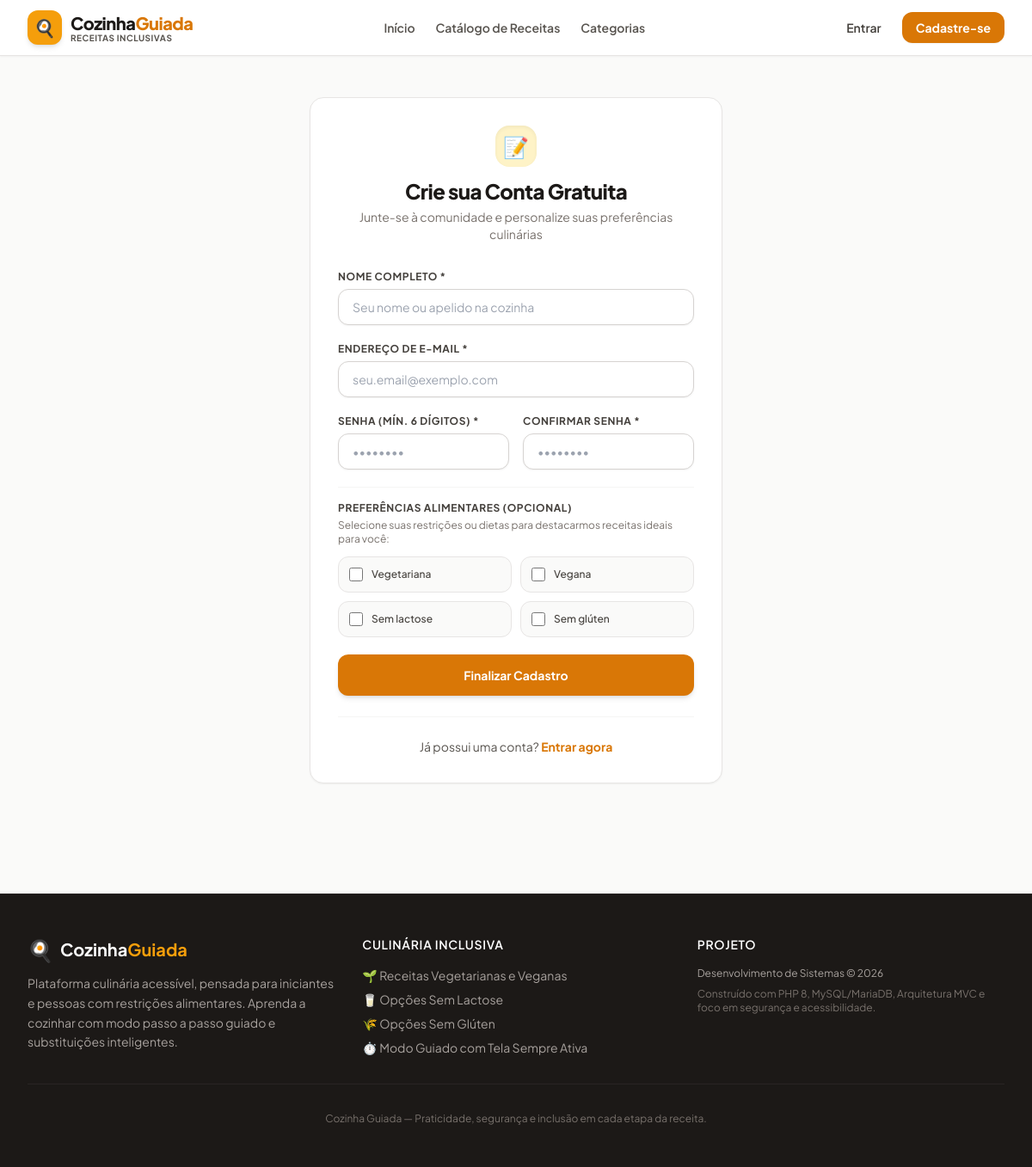
Page /cadastro on the committed database.
### tables this page shows
CREATE TABLE `compatibilidades_alimentares` (
  `id` INT AUTO_INCREMENT PRIMARY KEY,
  `nome` VARCHAR(60) NOT NULL UNIQUE,  
  `slug` VARCHAR(60) NOT NULL UNIQUE,
  `descricao` VARCHAR(255) NULL
);

### src/Controllers/AuthController.php (called while the page is built, shortened)
<?php
require_once CONFIG_PATH . '/constants.php';
require_once SRC_PATH . '/Services/AuthService.php';
class AuthController {
    private AuthService $authService;
    public function __construct() {
        $this->authService = new AuthService();
    }
    public function showRegister(): void {
        $compatibilidades = $this->authService->getAllCompatibilidades();
        require_once VIEWS_PATH . '/auth/register.php';
    }
}

### config/constants.php (called while the page is built, shortened)
<?php
function env(string $key, mixed $default = null): mixed {
    $value = getenv($key);
    return $value;
}

### config/database.php (called while the page is built, shortened)
<?php
require_once __DIR__ . DIRECTORY_SEPARATOR . 'constants.php';
class Database {
    private static ?PDO $instance = null;
    public static function getConnection(): PDO {
        if (self::$instance === null) {
            $host = env('DB_HOST', '127.0.0.1');
            $port = env('DB_PORT', '3306');
            $db   = env('DB_NAME', 'cozinha_guiada');
            $user = env('DB_USER', 'root');
            $pass = env('DB_PASS', '');
            $dsn = "mysql:host={$host};port={$port};dbname={$db};charset=utf8mb4";
            $options = [
                PDO::ATTR_ERRMODE            => PDO::ERRMODE_EXCEPTION,
                PDO::ATTR_DEFAULT_FETCH_MODE => PDO::FETCH_ASSOC,
                PDO::ATTR_EMULATE_PREPARES   => false,
                PDO::MYSQL_ATTR_INIT_COMMAND => "SET NAMES utf8mb4 COLLATE utf8mb4_unicode_ci"
            ];
            try {
                self::$instance = new PDO($dsn, $user, $pass, $options);
            } catch (PDOException $e) {
                error_log("Erro de Conexão com o Banco de Dados [Cozinha Guiada]: " . $e->getMessage());
                throw new Exception("Não foi possível conectar ao banco de dados. Verifique as configurações no arquivo .env.");
            }
        }
        return self::$instance;
    }
}

### src/Services/AuthService.php (called while the page is built, shortened)
<?php
require_once CONFIG_PATH . '/database.php';
require_once CONFIG_PATH . '/constants.php';
class AuthService {
    private PDO $db;
    public function __construct() {
        $this->db = Database::getConnection();
    }
    public function getAllCompatibilidades(): array {
        $stmt = $this->db->query("SELECT id, nome, slug, descricao FROM compatibilidades_alimentares ORDER BY id ASC");
        return $stmt->fetchAll();
    }
}

### views/auth/register.php (the view, shortened to what this page needs)
<?php
require_once VIEWS_PATH . '/layouts/header.php';
?>
<div class="max-w-lg mx-auto my-12 px-4">
    <div class="bg-white p-8 rounded-2xl shadow-sm border border-stone-200">
        <div class="text-center mb-8">
            <span class="inline-flex items-center justify-center w-12 h-12 rounded-2xl bg-amber-100 text-amber-700 text-2xl mb-3 shadow-inner">
                📝
            </span>
            <h1 class="text-2xl font-extrabold text-stone-900 tracking-tight">Crie sua Conta Gratuita</h1>
            <p class="text-sm text-stone-500 mt-1">Junte-se à comunidade e personalize suas preferências culinárias</p>
        </div>
        <form action="/cadastro" method="POST" class="space-y-5">
            <div>
                <label for="nome" class="block text-xs font-bold uppercase tracking-wider text-stone-700 mb-1.5">
                    Nome Completo *
                </label>
                <input
                    type="text"
                    id="nome"
                    name="nome"
                    required
                    autocomplete="name"
                    placeholder="Seu nome ou apelido na cozinha"
                    class="w-full px-4 py-2.5 rounded-xl border border-stone-300 focus:outline-none focus:ring-2 focus:ring-amber-500 focus:border-amber-500 text-sm transition-all shadow-sm"
                >
            </div>
            <div>
                <label for="email" class="block text-xs font-bold uppercase tracking-wider text-stone-700 mb-1.5">
                    Endereço de E-mail *
                </label>
                <input
                    type="email"
                    id="email"
                    name="email"
                    required
                    autocomplete="email"
                    placeholder="seu.email@exemplo.com"
                    class="w-full px-4 py-2.5 rounded-xl border border-stone-300 focus:outline-none focus:ring-2 focus:ring-amber-500 focus:border-amber-500 text-sm transition-all shadow-sm"
                >
            </div>
            <div class="grid grid-cols-1 sm:grid-cols-2 gap-4">
                <div>
                    <label for="senha" class="block text-xs font-bold uppercase tracking-wider text-stone-700 mb-1.5">
                        Senha (mín. 6 dígitos) *
                    </label>
                    <input
                        type="password"
                        id="senha"
                        name="senha"
                        required
                        minlength="6"
                        autocomplete="new-password"
                        placeholder="••••••••"
                        class="w-full px-4 py-2.5 rounded-xl border border-stone-300 focus:outline-none focus:ring-2 focus:ring-amber-500 focus:border-amber-500 text-sm transition-all shadow-sm"
                    >
                </div>
                <div>
                    <label for="senha_confirm" class="block text-xs font-bold uppercase tracking-wider text-stone-700 mb-1.5">
                        Confirmar Senha *
                    </label>
                    <input
                        type="password"
                        id="senha_confirm"
                        name="senha_confirm"
                        required
                        minlength="6"
                        autocomplete="new-password"
                        placeholder="••••••••"
                        class="w-full px-4 py-2.5 rounded-xl border border-stone-300 focus:outline-none focus:ring-2 focus:ring-amber-500 focus:border-amber-500 text-sm transition-all shadow-sm"
                    >
                </div>
            </div>
            <div class="pt-4 border-t border-stone-100">
                <label class="block text-xs font-bold uppercase tracking-wider text-stone-700 mb-1">
                    Preferências Alimentares (Opcional)
                </label>
                <p class="text-xs text-stone-500 mb-3">
                    Selecione suas restrições ou dietas para destacarmos receitas ideais para você:
                </p>
                <div class="grid grid-cols-1 sm:grid-cols-2 gap-2.5">
                    <?php if (!empty($compatibilidades)): ?>
                        <?php foreach ($compatibilidades as $comp): ?>
                            <label class="flex items-center gap-2.5 p-3 rounded-xl border border-stone-200 bg-stone-50 hover:bg-amber-50/50 hover:border-amber-300 cursor-pointer transition-colors text-xs font-medium text-stone-700">
                                <input
                                    type="checkbox"
                                    name="preferencias[]"
                                    value="<?= (int)$comp['id'] ?>"
                                    class="rounded border-stone-300 text-amber-600 focus:ring-amber-500 h-4 w-4"
                                >
                                <span><?= htmlspecialchars($comp['nome']) ?></span>
                            </label>
                        <?php endforeach; ?>
                    <?php else: ?>
                        <p class="text-xs text-stone-400">Nenhuma classificação disponível no momento.</p>
                    <?php endif; ?>
                </div>
            </div>
            <button
                type="submit"
                class="w-full py-3.5 px-4 bg-amber-600 hover:bg-amber-700 text-white font-bold text-sm rounded-xl shadow-md hover:shadow-lg transition-all focus:ring-2 focus:ring-amber-500 focus:ring-offset-2"
            >
                Finalizar Cadastro
            </button>
        </form>
        <div class="mt-6 pt-6 border-t border-stone-100 text-center">
            <p class="text-sm text-stone-600">
                Já possui uma conta?
                <a href="/login" class="font-bold text-amber-600 hover:text-amber-700 transition-colors">
                    Entrar agora
                </a>
            </p>
        </div>
    </div>
</div>
<?php require_once VIEWS_PATH . '/layouts/footer.php'; ?>

### public/css/style.css (style rules this page uses)
html { scroll-behavior: smooth; -webkit-font-smoothing: antialiased; -moz-osx-font-smoothing: grayscale; }

### views/layouts/header.php (style rules this page uses)
body { font-family: 'Plus Jakarta Sans', sans-serif; }

### rows in the picture
compatibilidades_alimentares: nome "Vegetariana"
compatibilidades_alimentares: nome "Vegana"
compatibilidades_alimentares: nome "Sem lactose"
compatibilidades_alimentares: nome "Sem glúten"
